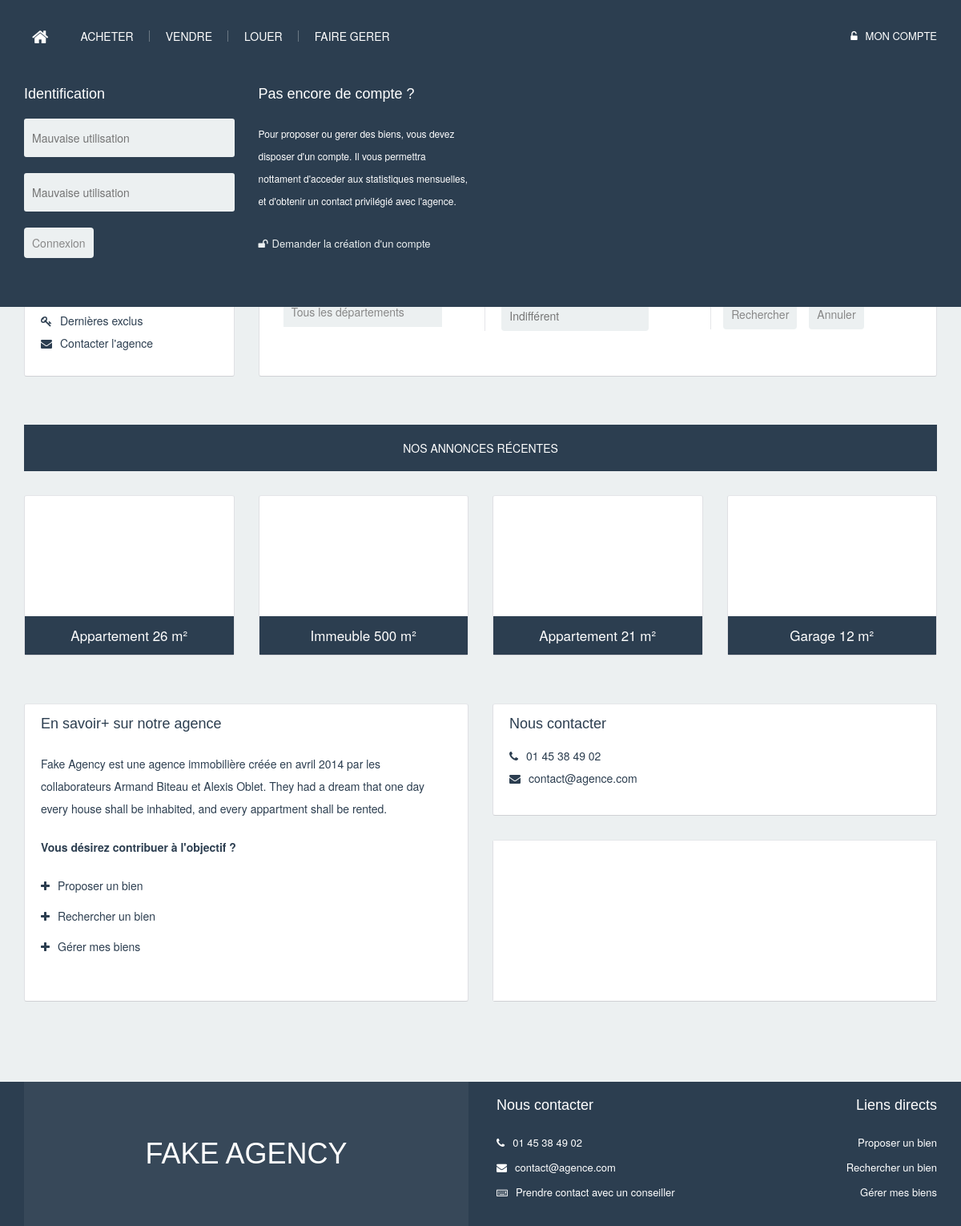
Screenshot of /index.php?err_compte=wrong_use with the database file from the repository.
### tables this page shows
CREATE TABLE Bien_immobilier(
        id_bien_immobilier     int (11) Auto_increment  NOT NULL ,
        prix                   Double ,
        superficie             Int ,
        nb_pieces              Int ,
        descriptif             Varchar (255) ,
        parking                Bool ,
        nb_etages              Int ,
        date_parution          TimeStamp ,
        id_personne_locataire  Int ,
        id_personne_proprio    Int ,
        id_personne_gest       Int ,
        id_agence_vendeur      Int ,
        id_agence_loueur       Int ,
        id_type_chauffage      Int ,
        id_adresse             Int ,
        id_gaz                 Int ,
        id_consommation_energetique Int ,
        PRIMARY KEY (id_bien_immobilier )
);

### functions_php/settings/connexion.php (called while the page is built, shortened)
<?php
	final class myPDO{
		private static $mypdo 		= NULL;
		private static $user 		= NULL;
		private static $dsn 		= NULL;
		private static $password 	= NULL;
		private function __construct(){
			$this->pdo = new PDO(self::$dsn, self::$user, self::$password);
		}
		public static function getSingletonPDO(){
			if(is_null(self::$mypdo)){
				self::$mypdo = new myPDO();
			}
			return self::$mypdo->pdo;
		}
		public static function setOptionsDataBase($_dsn,$_user,$_password){
			self::$dsn = $_dsn;
			self::$user = $_user;
			self::$password=$_password;
		}
	}

### functions_php/recherche_biens/getUtils.php (called while the page is built, shortened)
<?php
	require_once(dirname(__FILE__).'/../settings/connexion.php');
	function getTypeBien($id_bien_immobilier){
		$type = array(APPARTEMENT,MAISON,IMMEUBLE,GARAGE);
		foreach ($type as $value) {
			$stmt = myPDO::getSingletonPDO()->query("SELECT DISTINCT * FROM {$value} WHERE id_bien_immobilier = $id_bien_immobilier");
			$res = $stmt->fetch();
			if($res)
				return $value;
		}
		return NULL;
	}
	function getAnnoncesRecentes($limit){
		$query=<<<SQL
			SELECT  bien_immobilier.id_bien_immobilier,
					bien_immobilier.superficie,
					bien_immobilier.date_parution
			FROM 	bien_immobilier
				LEFT OUTER JOIN appartement  ON appartement.id_bien_immobilier = bien_immobilier.id_bien_immobilier
				LEFT OUTER JOIN maison    	 ON maison.id_bien_immobilier = bien_immobilier.id_bien_immobilier
				LEFT OUTER JOIN immeuble     ON immeuble.id_bien_immobilier = bien_immobilier.id_bien_immobilier
				LEFT OUTER JOIN garage    	 ON garage.id_bien_immobilier = bien_immobilier.id_bien_immobilier
			WHERE bien_immobilier.id_personne_locataire IS NULL
			ORDER by bien_immobilier.date_parution DESC
			LIMIT $limit
SQL;
		$stmt = myPDO::getSingletonPDO()->prepare($query);
		$stmt->execute();
		$annonces = array();
		while($ligne = $stmt->fetch()){
			$ligne['info_type_bien'] = getTypeBien($ligne['id_bien_immobilier']);
			$annonces[]=$ligne;
		}
		return $annonces;
	}

### functions_php/recherche_biens/getUtils_html.php (the view, shortened to what this page needs)
<?php
	require_once(dirname(__FILE__).'/getUtils.php');
	require_once(dirname(__FILE__).'/../user_utils/getUtils_html.php');
	function getSelectDepartementsHTML($name_select, $id_selected=NULL){
		$departemens = getAllDepartements();
		if(!empty($departemens)){
			$dep_opt="<option value=''>Tous les départements</option>";
			foreach ($departemens as $key => $value) {
				$selected='';
				$dep_opt.=" <option value='{$value['id_departement']}' $selected >{$value['code_departement']} - {$value['nom_departement']}</option>\n";
			}
			$html="<select name='{$name_select}' id='$name_select'> \n".$dep_opt." </select>";
			return $html;
		}
		return '';
	}
	function getAnnoncesRecentesLimit4(){
		$biens_array= getAnnoncesRecentes(4);
		$html='';
		foreach ($biens_array as $value) {
			$type = !empty($value['info_type_bien']) ? ucfirst($value['info_type_bien']): 'Bien immo';
			$superficie = !empty($value['superficie']) ? $value['superficie']." m&sup2;": '';
			$link_pic = getPathRoot().'img/plans/1.jpg';
			$link_visu = getPathRoot().'visualisation_bien/bien.php?id_bien_immobilier='.trim($value['id_bien_immobilier']);
			$html.= <<<HTML
			<a href='$link_visu'>
				<div class="col-md-3">
					<div class="bg-white last-ann">
						<div class="last-ann-pic" style="background:url($link_pic) top center no-repeat;">
						</div>
						<div class="last-ann-desc bg-blue">
							$type $superficie
						</div>
					</div>
				</div>
			</a>
HTML;
		}
		return $html;
	}

### css/default.css (style rules this page uses)
html, body, div, span, applet, object, iframe,h1, h2, h3, h4, h5, h6, p, blockquote, pre,a, abbr, acronym, address, big, cite, code,del, dfn, em, img, ins, kbd, q, s, samp,small, strike, strong, sub, sup, tt, var,b, u, i, center,dl, dt, dd, ol, ul, li,fieldset, form, label, legend,table, caption, tbody, tfoot, thead, tr, th, td,article, aside, canvas, details, embed, figure, figcaption, footer, header, hgroup, menu, nav, output, ruby, section, summary,time, mark, audio, video { margin: 0;padding: 0;border: 0; }
html { color: #2C3E50!important; width: 100%; font-size: 100%; -webkit-text-size-adjust: 100%; -ms-text-size-adjust: 100%; font-family: 'Alegreya Sans'; font-weight: 300; margin: 0; padding: 0; border: 0; background-color: #ECF0F1; }
body { min-height:calc(100% - 180px); background: #ECF0F1; font-weight: 300; font-size: 14px; line-height: 2em; text-align: center; }
a { color: #2C3E50; text-decoration: none; font-weight: 300; cursor: pointer; font-size: 17px; }
.bg-white { background: #FFF; color: #2C3E50; border: 1px solid; border-color: #e5e6e9 #dfe0e4 #d0d1d5; -webkit-border-radius: 3px; }
.bg-blue { background: #2C3E50; color: #FFF; }

### css/styles.css (style rules this page uses)
#search-form .form-col2 select { margin-top: 15px; }
select { padding:5px; padding-left: 10px; margin: 0; background: #ECF0F1; color:#888; border:none; outline:none; display: inline-block; -webkit-appearance:none; -moz-appearance:none; appearance:none; cursor:pointer; }
.last-ann-pic { width: 100%; height: 150px; }
.last-ann-desc { padding: 10px; }

### rows the page displays
bien_immobilier: type "Appartement", superficie "26 m²"
bien_immobilier: type "Immeuble", superficie "500 m²"
bien_immobilier: type "Appartement", superficie "21 m²"
bien_immobilier: type "Garage", superficie "12 m²"
